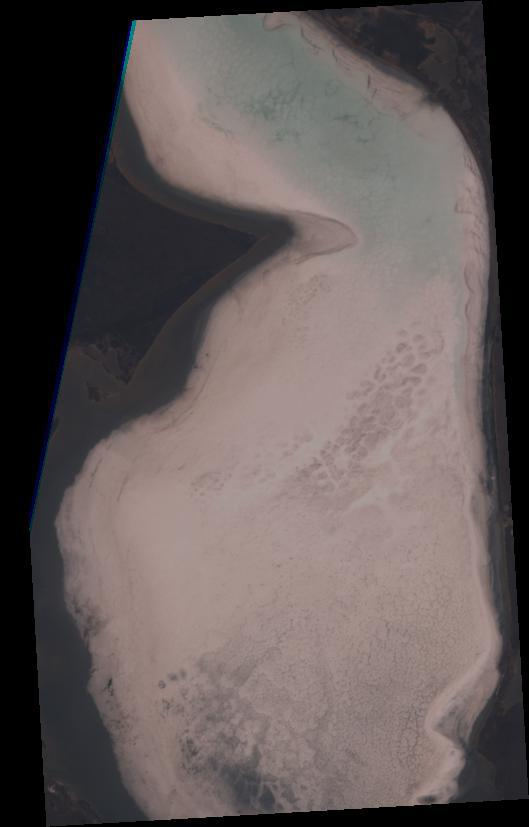
#> input picture data/RIVER/train/images/0427.png, 529 x 827 px, found by its file name; its folder holds only this picture in this run
$ python dataset_analysis.py
#> lines starting #> are read from the running program, lines starting #| are printed output that depends on the picture; after the words box and inside, x2 and y2 are one past the last pixel; in counts of white or black regions, pixels touching at a corner belong together
#!/usr/bin/env python3
"""
深度分析水体数据集的特性、难点和挑战
"""

import numpy as np
import cv2
import matplotlib.pyplot as plt
from pathlib import Path
import json
from collections import defaultdict

class WaterBodyDatasetAnalyzer:
    def __init__(self, images_path, masks_path):
        self.images_path = Path(images_path)
        self.masks_path = Path(masks_path)
        self.analysis_results = {}

    def analyze_class_imbalance(self, image_files):
        """分析类别不平衡 - 最关键的分析"""
        water_ratios = []

        print("🔍 分析类别平衡...")
        for i, img_file in enumerate(image_files):
            mask_file = self.masks_path / img_file.name
            if not mask_file.exists():
                continue

            mask = cv2.imread(str(mask_file), cv2.IMREAD_GRAYSCALE)
            if mask is None:
                continue

            water_pixels = np.sum(mask > 127)
            total_pixels = mask.size
            water_ratio = water_pixels / total_pixels
            water_ratios.append(water_ratio)

            if i % 10 == 0:
                print(f"   处理进度: {i+1}/{len(image_files)}")

        avg_ratio = np.mean(water_ratios)
        print(f"✅ 平均水体占比: {avg_ratio:.1%}")
        print(f"✅ 背景占比: {1-avg_ratio:.1%}")
        print(f"✅ 不平衡比例: {min(avg_ratio, 1-avg_ratio)/max(avg_ratio, 1-avg_ratio):.3f}")

        return {
            'avg_water_ratio': avg_ratio,
            'background_ratio': 1 - avg_ratio,
            'water_ratios': water_ratios,
            'min_ratio': min(water_ratios),
            'max_ratio': max(water_ratios)
        }

    def analyze_water_fragmentation(self, image_files):
        """分析水体碎片化程度"""
        fragment_counts = []

        print("🔍 分析水体碎片化...")
        for i, img_file in enumerate(image_files[:20]):  # 限制样本数
            mask_file = self.masks_path / img_file.name
            if not mask_file.exists():
                continue

            mask = cv2.imread(str(mask_file), cv2.IMREAD_GRAYSCALE)
            if mask is None:
                continue

            _, binary = cv2.threshold(mask, 127, 255, cv2.THRESH_BINARY)
            num_labels = cv2.connectedComponents(binary)[0] - 1  # 减去背景
            fragment_counts.append(max(0, num_labels))

        avg_fragments = np.mean(fragment_counts) if fragment_counts else 0
        print(f"✅ 平均水体碎片数: {avg_fragments:.1f}")

        return {
            'avg_fragments': avg_fragments,
            'fragment_counts': fragment_counts
        }

def main():
    import argparse

    parser = argparse.ArgumentParser(description="快速数据集分析")
    parser.add_argument("--images", default="data/RIVER/train/images", help="图像路径")
    parser.add_argument("--masks", default="data/RIVER/train/masks", help="掩码路径")
    parser.add_argument("--samples", type=int, default=30, help="分析样本数")

    args = parser.parse_args()

    print("🔍 开始快速数据集分析...")
    analyzer = WaterBodyDatasetAnalyzer(args.images, args.masks)

    # 获取样本文件
    image_files = list(Path(args.images).glob("*.png"))[:args.samples]
    print(f"📊 分析 {len(image_files)} 个样本")

    if len(image_files) == 0:
        print(f"❌ 在 {args.images} 中未找到PNG图像")
        return

    # 类别不平衡分析
    imbalance_result = analyzer.analyze_class_imbalance(image_files)
#> in analyze_class_imbalance, `water_pixels = np.sum(mask > 127)`: water_pixels = 187955
#> in analyze_class_imbalance, `water_ratio = water_pixels / total_pixels`: water_ratio = 0.43
#| ✅ 平均水体占比: 43.0%
#| ✅ 背景占比: 57.0%
#| ✅ 不平衡比例: 0.753
#> imbalance_result = {'avg_water_ratio': 0.43, 'background_ratio': 0.57, 'water_ratios': [0.43], 'min_ratio': 0.43, 'max_ratio': 0.43}

    # 碎片化分析
    fragment_result = analyzer.analyze_water_fragmentation(image_files)
#> in analyze_water_fragmentation, `_, binary = cv2.threshold(mask, 127, 255, cv2.THRESH_BINARY)`:
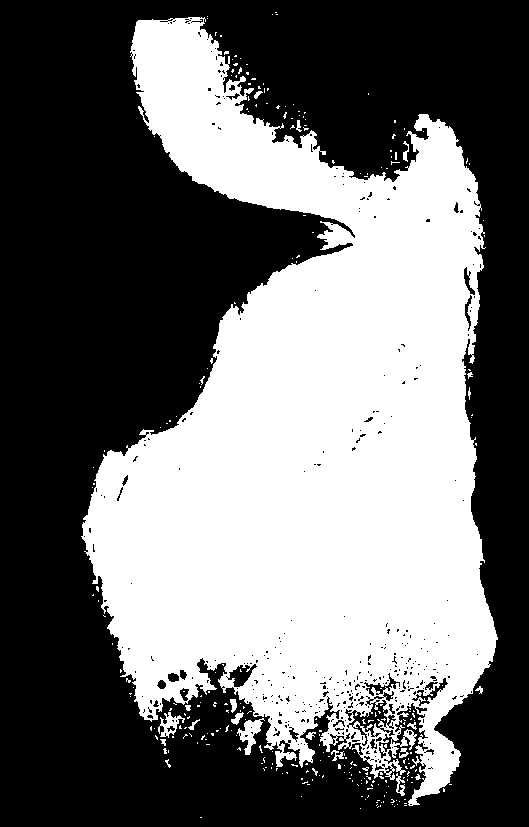
#> binary: shape (827, 529); 43% white; 272 white regions (251 under 20 px), largest, box (x1, y1, x2, y2) and area: (81, 17, 498, 806) 185377, (237, 718, 265, 755) 415, (158, 712, 185, 738) 287
#> in analyze_water_fragmentation, `num_labels = cv2.connectedComponents(binary)[0] - 1`: num_labels = 272
#| ✅ 平均水体碎片数: 272.0
#> fragment_result = {'avg_fragments': 272, 'fragment_counts': [272]}

    # 生成建议
    print("\n" + "="*50)
    print("💡 关键发现和建议")
    print("="*50)

    water_ratio = imbalance_result['avg_water_ratio']
#> water_ratio = 0.43

    if water_ratio < 0.1:
        print("🚨 严重类别不平衡！水体占比过小")
        print("   建议使用 FocalDiceLoss")
        print(f"   建议类别权重: [{0.1:.1f}, {0.9:.1f}]")
    elif water_ratio < 0.3:
        print("⚠️  中等类别不平衡")
        print("   建议使用 FocalDiceLoss 或调整类别权重")
        print(f"   建议类别权重: [{1-water_ratio:.1f}, {water_ratio:.1f}]")
    else:
        print("✅ 类别相对平衡")

    if fragment_result['avg_fragments'] > 5:
        print("🔧 水体碎片化严重，建议:")
        print("   - 增大kernel_size到11或更大")
        print("   - 使用更强的数据增强")

    print("="*50)

if __name__ == "__main__":
    main()

$ run again, on data/RIVER/train/images/1346.png
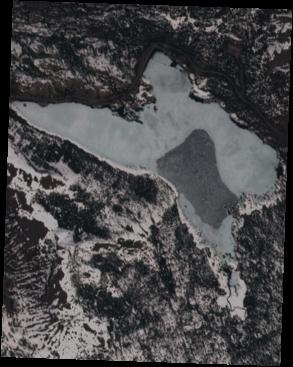
#> input picture data/RIVER/train/images/1346.png, 293 x 367 px, found by its file name
#> water_pixels = 18810
#> in analyze_class_imbalance, `water_ratio = water_pixels / total_pixels`: water_ratio = 0.175
#| ✅ 平均水体占比: 17.5%
#| ✅ 背景占比: 82.5%
#| ✅ 不平衡比例: 0.212
#> imbalance_result = {'avg_water_ratio': 0.175, 'background_ratio': 0.825, 'water_ratios': [0.175], 'min_ratio': 0.175, 'max_ratio': 0.175}
#> in analyze_water_fragmentation, `_, binary = cv2.threshold(mask, 127, 255, cv2.THRESH_BINARY)`:
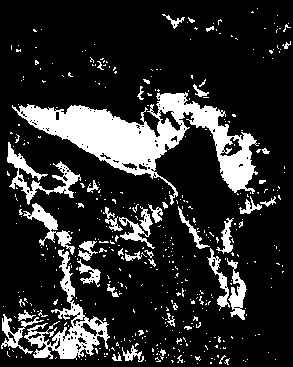
#> binary: shape (367, 293); 17.5% white; 451 white regions (405 under 20 px), largest, box (x1, y1, x2, y2) and area: (12, 92, 259, 205) 8895, (24, 249, 110, 360) 2339, (7, 142, 81, 205) 1119
#> num_labels = 451
#| ✅ 平均水体碎片数: 451.0
#> fragment_result = {'avg_fragments': 451, 'fragment_counts': [451]}
#> in main, `water_ratio = imbalance_result['avg_water_ratio']`: water_ratio = 0.175
#|    建议类别权重: [0.8, 0.2]

$ run again, on data/RIVER/train/images/1374.png
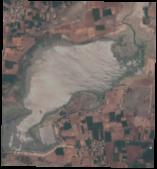
#> input picture data/RIVER/train/images/1374.png, 157 x 169 px, found by its file name
#> in analyze_class_imbalance, `mask = cv2.imread(str(mask_file), cv2.IMREAD_GRAYSCALE)`:
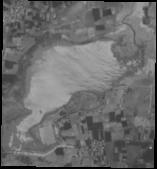
#> mask: shape (169, 157); min 0, max 171, mean 107.5
#> water_pixels = 6523
#> in analyze_class_imbalance, `water_ratio = water_pixels / total_pixels`: water_ratio = 0.246
#| ✅ 平均水体占比: 24.6%
#| ✅ 背景占比: 75.4%
#| ✅ 不平衡比例: 0.326
#> imbalance_result = {'avg_water_ratio': 0.246, 'background_ratio': 0.754, 'water_ratios': [0.246], 'min_ratio': 0.246, 'max_ratio': 0.246}
#> in analyze_water_fragmentation, `_, binary = cv2.threshold(mask, 127, 255, cv2.THRESH_BINARY)`:
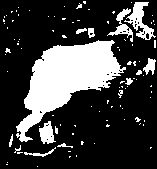
#> binary: shape (169, 157); 24.6% white; 99 white regions (86 under 20 px), largest, box (x1, y1, x2, y2) and area: (16, 40, 126, 142) 4813, (124, 2, 156, 40) 448, (107, 8, 133, 42) 263
#> num_labels = 99
#| ✅ 平均水体碎片数: 99.0
#> fragment_result = {'avg_fragments': 99, 'fragment_counts': [99]}
#> in main, `water_ratio = imbalance_result['avg_water_ratio']`: water_ratio = 0.246
#|    建议类别权重: [0.8, 0.2]

$ run again, on data/RIVER/train/images/1544.png
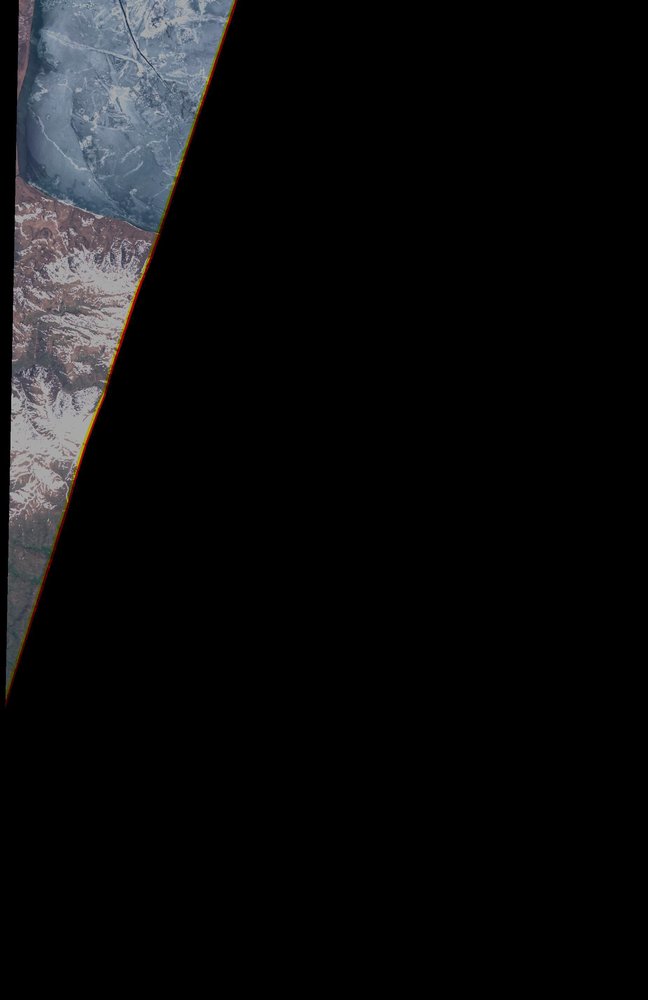
#> input picture data/RIVER/train/images/1544.png, 648 x 1000 px, shrunk from 1854 x 2862 before the run, found by its file name
#> in analyze_class_imbalance, `mask = cv2.imread(str(mask_file), cv2.IMREAD_GRAYSCALE)`:
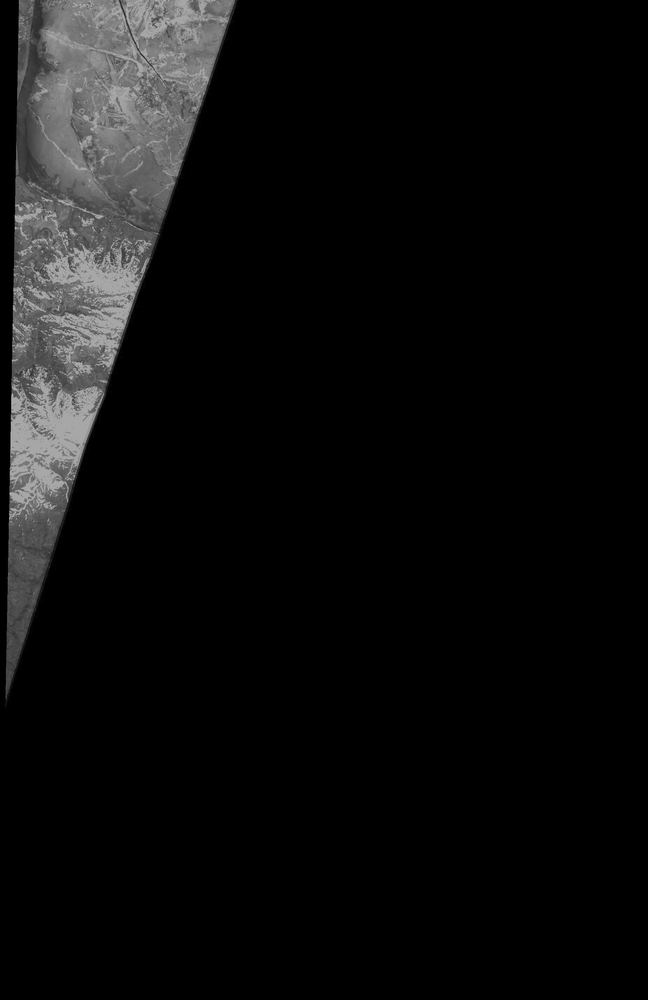
#> mask: shape (1000, 648); min 0, max 184, mean 13.5
#> water_pixels = 25379
#> in analyze_class_imbalance, `water_ratio = water_pixels / total_pixels`: water_ratio = 0.0392
#| ✅ 平均水体占比: 3.9%
#| ✅ 背景占比: 96.1%
#| ✅ 不平衡比例: 0.041
#> imbalance_result = {'avg_water_ratio': 0.0392, 'background_ratio': 0.961, 'water_ratios': [0.0392], 'min_ratio': 0.0392, 'max_ratio': 0.0392}
#> in analyze_water_fragmentation, `_, binary = cv2.threshold(mask, 127, 255, cv2.THRESH_BINARY)`:
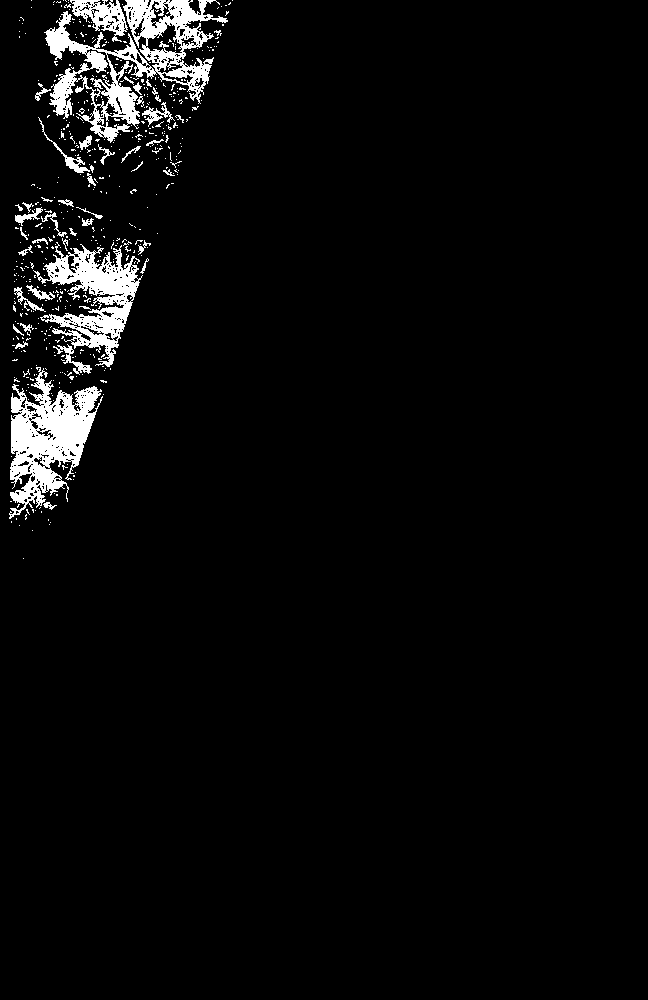
#> binary: shape (1000, 648); 3.9% white; 530 white regions (485 under 20 px), largest, box (x1, y1, x2, y2) and area: (44, 0, 228, 143) 8237, (9, 367, 103, 519) 6540, (33, 242, 143, 367) 5116
#> num_labels = 530
#| ✅ 平均水体碎片数: 530.0
#> fragment_result = {'avg_fragments': 530, 'fragment_counts': [530]}
#> in main, `water_ratio = imbalance_result['avg_water_ratio']`: water_ratio = 0.0392

$ run again, on data/RIVER/train/images/0970.png
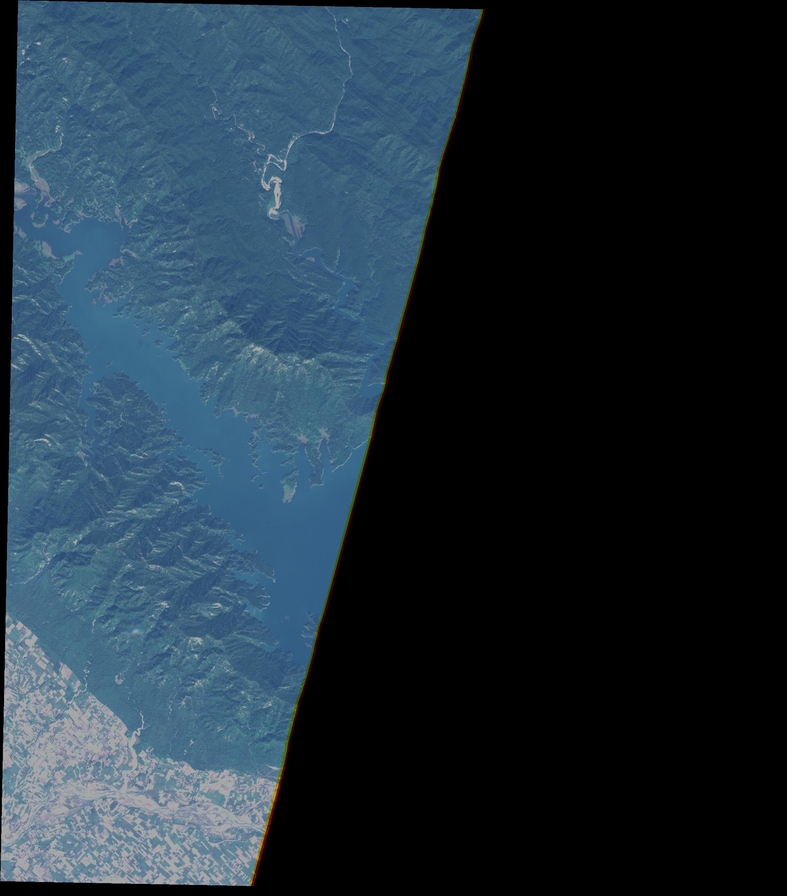
#> input picture data/RIVER/train/images/0970.png, 787 x 896 px, shrunk from 2143 x 2439 before the run, found by its file name
#> in analyze_class_imbalance, `mask = cv2.imread(str(mask_file), cv2.IMREAD_GRAYSCALE)`:
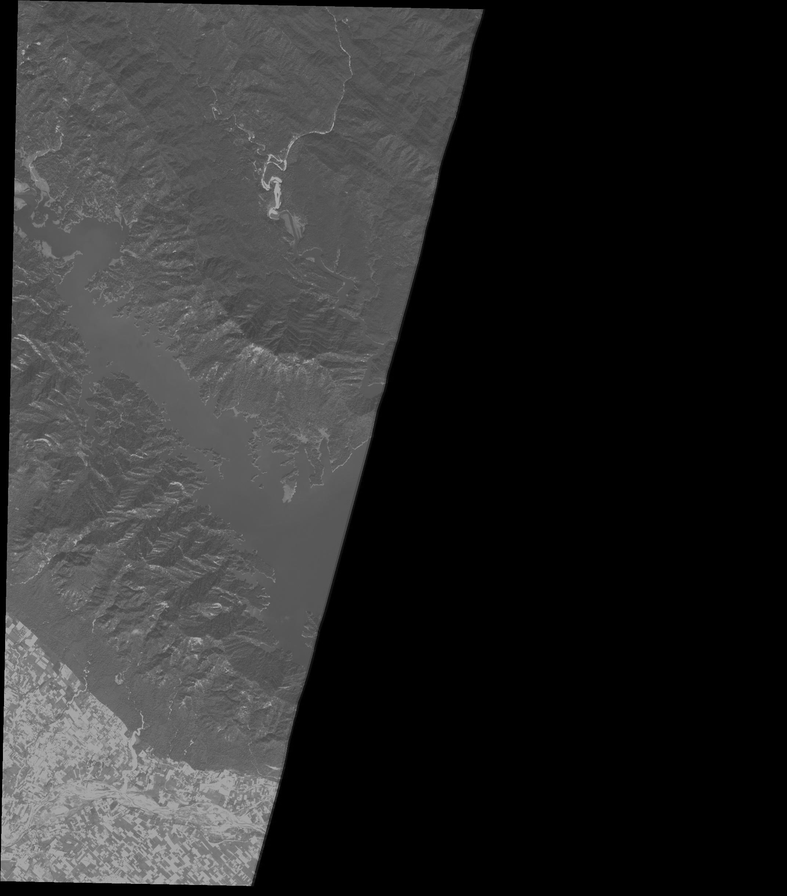
#> mask: shape (896, 787); min 0, max 183, mean 44.1
#> water_pixels = 34401
#> in analyze_class_imbalance, `water_ratio = water_pixels / total_pixels`: water_ratio = 0.0488
#| ✅ 平均水体占比: 4.9%
#| ✅ 背景占比: 95.1%
#| ✅ 不平衡比例: 0.051
#> imbalance_result = {'avg_water_ratio': 0.0488, 'background_ratio': 0.951, 'water_ratios': [0.0488], 'min_ratio': 0.0488, 'max_ratio': 0.0488}
#> in analyze_water_fragmentation, `_, binary = cv2.threshold(mask, 127, 255, cv2.THRESH_BINARY)`:
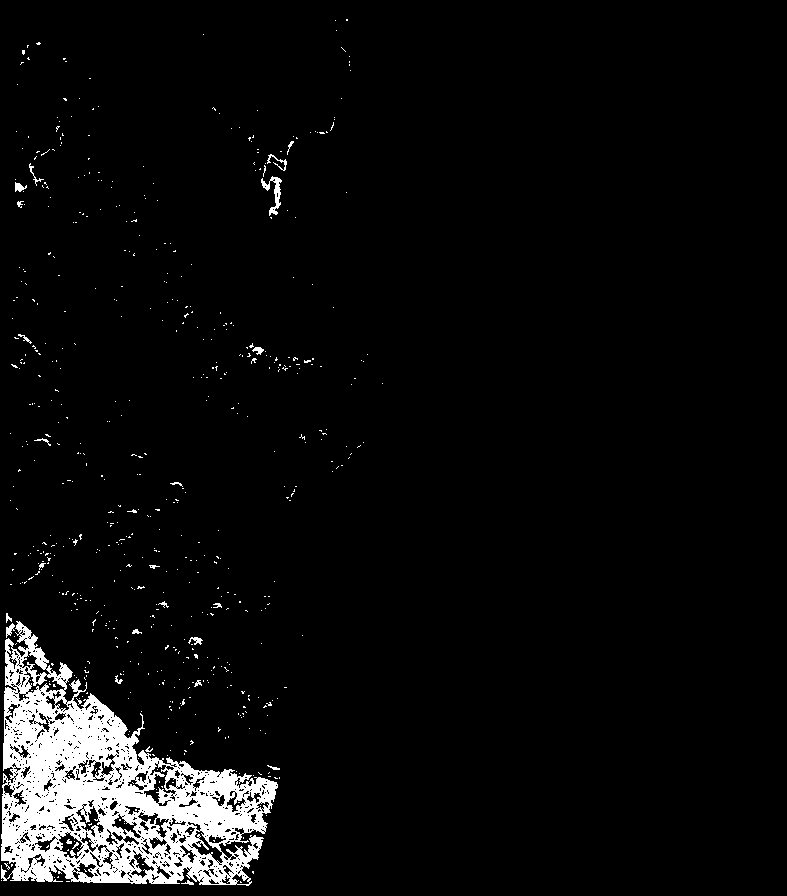
#> binary: shape (896, 787); 4.9% white; 612 white regions (587 under 20 px), largest, box (x1, y1, x2, y2) and area: (1, 621, 278, 886) 31672, (261, 176, 282, 216) 279, (267, 154, 287, 171) 86
#> num_labels = 612
#| ✅ 平均水体碎片数: 612.0
#> fragment_result = {'avg_fragments': 612, 'fragment_counts': [612]}
#> in main, `water_ratio = imbalance_result['avg_water_ratio']`: water_ratio = 0.0488
